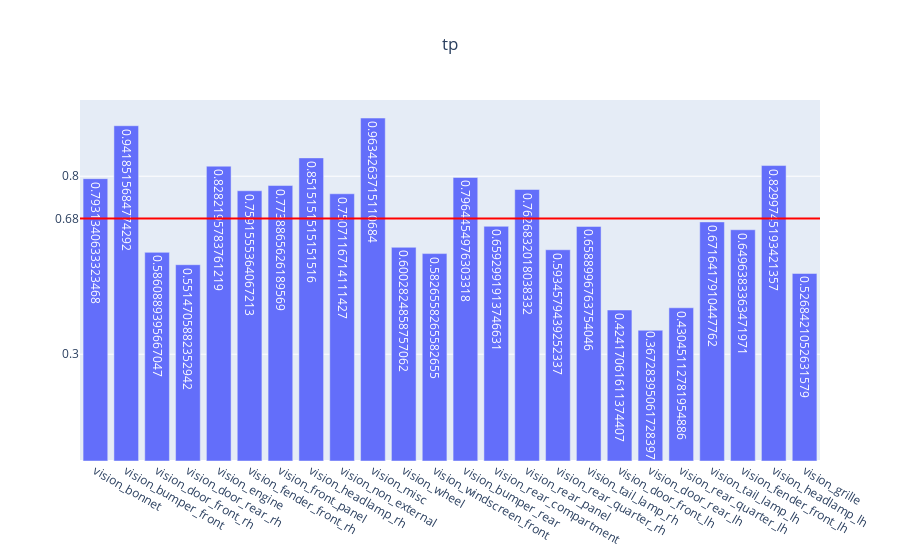

This figure's notebook cell:
### Code cell
genVisMulitlabel(partEvalMetrics, "tp")

### Figure 1 — Plotly figure (JSON) as saved in the notebook; plotly's stock layout.template omitted (floating-point values rounded to 4 significant figures)
{"data": [{"text": [0.7931, 0.9419, 0.5861, 0.5515, 0.8282, 0.7592, 0.7739, 0.8515, 0.7507, 0.9634, 0.6003, 0.5827, 0.7964, 0.6593, 0.7627, 0.5935, 0.6589, 0.4242, 0.3673, 0.4305, 0.6716, 0.6496, 0.83, 0.5268], "type": "bar", "x": ["vision_bonnet", "vision_bumper_front", "vision_door_front_rh", "vision_door_rear_rh", "vision_engine", "vision_fender_front_rh", "vision_front_panel", "vision_headlamp_rh", "vision_non_external", "vision_misc", "vision_wheel", "vision_windscreen_front", "vision_bumper_rear", "vision_rear_compartment", "vision_rear_panel", "vision_rear_quarter_rh", "vision_tail_lamp_rh", "vision_door_front_lh", "vision_door_rear_lh", "vision_rear_quarter_lh", "vision_tail_lamp_lh", "vision_fender_front_lh", "vision_headlamp_lh", "vision_grille"], "y": [0.7931, 0.9419, 0.5861, 0.5515, 0.8282, 0.7592, 0.7739, 0.8515, 0.7507, 0.9634, 0.6003, 0.5827, 0.7964, 0.6593, 0.7627, 0.5935, 0.6589, 0.4242, 0.3673, 0.4305, 0.6716, 0.6496, 0.83, 0.5268]}], "layout": {"shapes": [{"line": {"color": "red", "width": 2}, "type": "line", "x0": 0, "x1": 1, "xref": "x domain", "y0": 0.6814, "y1": 0.6814, "yref": "y"}], "title": {"text": "tp", "x": 0.5}, "yaxis": {"tickmode": "array", "tickvals": ["0.68", 0.3, 0.8]}}}
